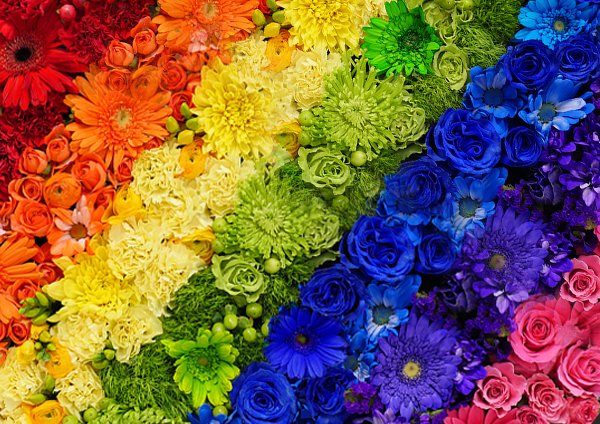
#> input picture flowers.jpg, 600 x 424 px, found by its file name
$ jupyter execute 1_1_Color_Spaces_.ipynb
#> lines starting #> are read from the running program, lines starting #| are printed output that depends on the picture
<a href="https://colab.research.google.com/github/vitovicenti/Computer-Vision-Exercises/blob/main/1_1_Color_Spaces_.ipynb" target="_parent"></a>

## **`Exercise #1 Color spaces`**

1. Take a color image and visualize it. Remember: The image willbe read in BGR (Blue-Green-Red), because of OpenCVdefaults. OpenCV imshow() function assumes that the image shown is in BGR color-space. Which means, you will always need to convert back to RGB to see what we want.

[cell 1]
import cv2
import numpy as np
import matplotlib.pyplot as plt
import matplotlib.image as mpimg

img = cv2.imread('/content/flowers.jpg')  # image will be read in BGR
#> img is the input picture: shape (424, 600, 3); mean B, G, R 70.1, 93.6, 125.6

img_rgb = cv2.cvtColor(img, cv2.COLOR_BGR2RGB) # conversion BGR -> RGB

plt.imshow(img_rgb)
plt.show(plt.xticks([]), plt.yticks([]))

---
2. Resize the image using three different scales (e.g. 0.3, 0.5, 0.7), visualize each rescaled image and for each compute the total number of pixels

[cell 2]
scale1 = 0.3

img_copy1 = img_rgb.copy() # create a copy of the image in order to not modify the original image

width1 = int(img_copy1.shape[1]*scale1)
#> width1 = 180
height1 =int(img_copy1.shape[0]*scale1)
#> height1 = 127
dimension1=(width1, height1)
#> dimension1 = (180, 127)
img1_resized = cv2.resize(img_copy1, dimension1, interpolation=cv2.INTER_AREA)
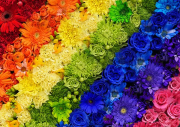
#> img1_resized: shape (127, 180, 3); mean R, G, B 125.6, 93.6, 70.1

# visualize the image 1 resized and show its details
plt.imshow(img1_resized)
plt.show()

print("[Details]")
print("Image resized using a scale of:", scale1)
print("\nwidth={}, height={}".format(width1, height1))
#| width=180, height=127
print("\nThe total number of pixels is:", width1*height1)
#| The total number of pixels is: 22860

[cell 3]
scale2 = 0.5

img_copy2 = img_rgb.copy()

width2 = int(img_copy2.shape[1]*scale2)
#> width2 = 300
height2 = int(img_copy2.shape[0]*scale2)
#> height2 = 212
dimension2=(width2, height2)
#> dimension2 = (300, 212)
img2_resized = cv2.resize(img_copy2, dimension2, interpolation=cv2.INTER_AREA)
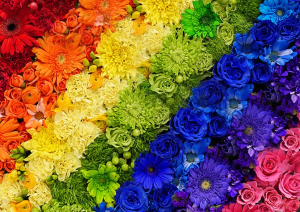
#> img2_resized: shape (212, 300, 3); mean R, G, B 125.7, 93.7, 70.3


# visualize the image 2 resized and show its details
plt.imshow(img2_resized)
plt.show()

print("[Details]")
print("Image resized using a scale of:", scale2)
print("\nwidth={}, height={}".format(width2, height2))
#| width=300, height=212
print("\nThe total number of pixels is:", width2*height2)
#| The total number of pixels is: 63600

[cell 4]
scale3 = 0.7

img_copy3 = img_rgb.copy()

width3 = int(img_copy3.shape[1]*scale3)
#> width3 = 420
height3 =int(img_copy3.shape[0]*scale3)
#> height3 = 296
dimension3=(width3, height3)
#> dimension3 = (420, 296)
img3_resized = cv2.resize(img_copy3, dimension3, interpolation=cv2.INTER_AREA)
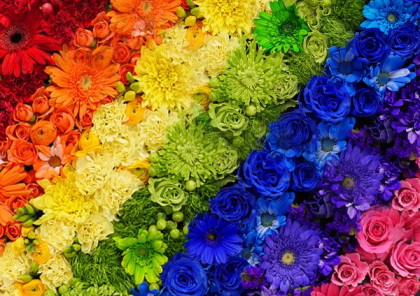
#> img3_resized: shape (296, 420, 3); mean R, G, B 125.6, 93.6, 70.1

# visualize the image 3 resized and show its details
plt.imshow(img3_resized)
plt.show()

print("[Details]")
print("Image resized using a scale of:", scale3)
print("\nwidth={}, height={}".format(width3, height3))
#| width=420, height=296
print("\nThe total number of pixels is:", width3*height3)
#| The total number of pixels is: 124320

---
3. Visualize the image using the color spaces: RGB, HSV and Lab.

[cell 5]
# RGB color space, obtained in the first point of this exercise
plt.imshow(img_rgb)
plt.show(plt.xticks([]), plt.yticks([]))
plt.show()

[cell 6]
# RGB -> HSV
img_hsv_copy = img_rgb.copy()
img_hsv = cv2.cvtColor(img_hsv_copy, cv2.COLOR_BGR2HSV)
#> img_hsv: shape (424, 600, 3); mean H, S, V 90.8, 213.4, 166.3

plt.imshow(img_hsv)
plt.show(plt.xticks([]), plt.yticks([]))
plt.show()

[cell 7]
# RGB -> Lab
img_lab_copy = img_rgb.copy()
img_lab = cv2.cvtColor(img_lab_copy, cv2.COLOR_BGR2Lab)
#> img_lab: shape (424, 600, 3); mean of channels 0, 1, 2 111.8, 138.7, 116.2

plt.imshow(img_lab)
plt.show(plt.xticks([]), plt.yticks([]))
plt.show()

[cell 8]
# RGB -> HLS

hls_copy = img_rgb.copy()

img_hls = cv2.cvtColor(hls_copy, cv2.COLOR_BGR2HLS)
#> img_hls: shape (424, 600, 3); mean of channels 0, 1, 2 91.9, 98.3, 207.5
plt.imshow(img_hls)
plt.show(plt.xticks([]), plt.yticks([]))
plt.show()
